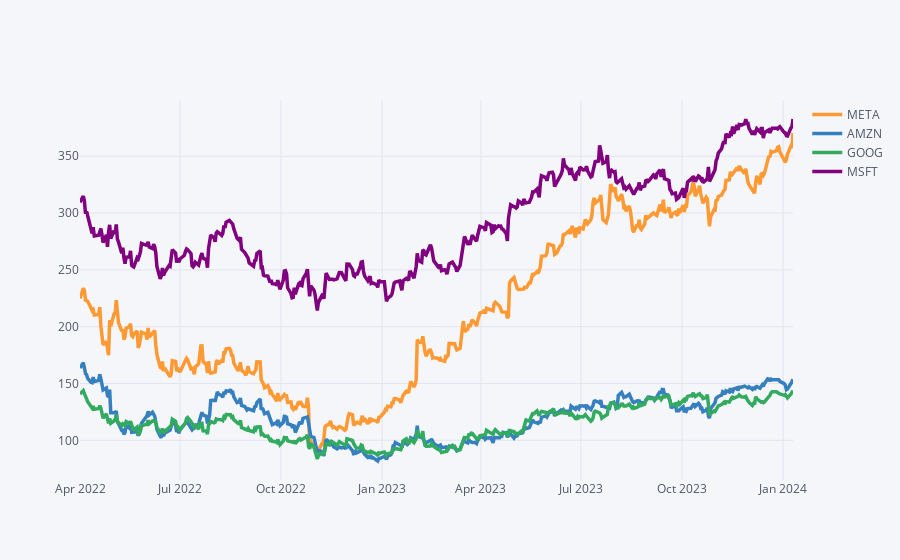

Notebook code cell kept with this figure:
### Markdown cell above
### Comparison in some "Tech-giant" stocks before and after layoffs

### Code cell
selected_tickers_compare = ['META','AMZN','GOOG','MSFT']
selected_tech_stocks_compare = pd.concat([df_map['META'],df_map['AMZN'],df_map['GOOG'],df_map['MSFT']],axis=1,keys=selected_tickers_compare)
selected_tech_stocks_compare.columns.names = ['Stock Ticker','Stock Info']
selected_tech_stocks_compare.xs(key='Close',axis=1,level='Stock Info').loc['2022-04-01':current_date_str].iplot(width=3.5)

### Figure 1 — Plotly figure (JSON) as saved in the notebook; plotly's stock layout.template omitted (floating-point values rounded to 4 significant figures; data arrays with more than 128 entries replaced by an {"elided": "..."} marker saying what was removed)
{"data": [{"line": {"color": "rgba(255, 153, 51, 1.0)", "dash": "solid", "shape": "linear", "width": 3.5}, "mode": "lines", "name": "META", "text": "", "type": "scatter", "x": {"elided": "446 str values"}, "y": {"elided": "446 float values"}}, {"line": {"color": "rgba(55, 128, 191, 1.0)", "dash": "solid", "shape": "linear", "width": 3.5}, "mode": "lines", "name": "AMZN", "text": "", "type": "scatter", "x": {"elided": "446 str values"}, "y": {"elided": "446 float values"}}, {"line": {"color": "rgba(50, 171, 96, 1.0)", "dash": "solid", "shape": "linear", "width": 3.5}, "mode": "lines", "name": "GOOG", "text": "", "type": "scatter", "x": {"elided": "446 str values"}, "y": {"elided": "446 float values"}}, {"line": {"color": "rgba(128, 0, 128, 1.0)", "dash": "solid", "shape": "linear", "width": 3.5}, "mode": "lines", "name": "MSFT", "text": "", "type": "scatter", "x": {"elided": "446 str values"}, "y": {"elided": "446 float values"}}], "layout": {"autosize": true, "legend": {"bgcolor": "#F5F6F9", "font": {"color": "#4D5663"}}, "paper_bgcolor": "#F5F6F9", "plot_bgcolor": "#F5F6F9", "title": {"font": {"color": "#4D5663"}}, "xaxis": {"autorange": true, "gridcolor": "#E1E5ED", "range": ["2022-04-01", "2024-01-10"], "showgrid": true, "tickfont": {"color": "#4D5663"}, "title": {"font": {"color": "#4D5663"}, "text": ""}, "type": "date", "zerolinecolor": "#E1E5ED"}, "yaxis": {"autorange": true, "gridcolor": "#E1E5ED", "range": [65.1, 399.5], "showgrid": true, "tickfont": {"color": "#4D5663"}, "title": {"font": {"color": "#4D5663"}, "text": ""}, "type": "linear", "zerolinecolor": "#E1E5ED"}}}
